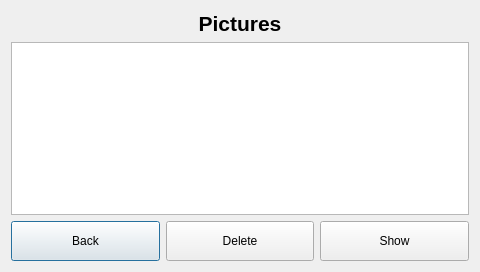
<?xml version="1.0" encoding="UTF-8"?>
<ui version="4.0">
 <class>picture_gallery</class>
 <widget class="QDialog" name="picture_gallery">
  <property name="geometry">
   <rect>
    <x>0</x>
    <y>0</y>
    <width>480</width>
    <height>272</height>
   </rect>
  </property>
  <property name="windowTitle">
   <string>Dialog</string>
  </property>
  <layout class="QHBoxLayout" name="horizontalLayout_2">
   <item>
    <layout class="QVBoxLayout" name="verticalLayout">
     <item>
      <widget class="QLabel" name="label">
       <property name="font">
        <font>
         <pointsize>16</pointsize>
         <weight>75</weight>
         <bold>true</bold>
        </font>
       </property>
       <property name="text">
        <string>Pictures</string>
       </property>
       <property name="alignment">
        <set>Qt::AlignCenter</set>
       </property>
      </widget>
     </item>
     <item>
      <widget class="QListWidget" name="listWidget"/>
     </item>
     <item>
      <layout class="QHBoxLayout" name="horizontalLayout">
       <item>
        <widget class="QPushButton" name="back_btn">
         <property name="sizePolicy">
          <sizepolicy hsizetype="Preferred" vsizetype="Preferred">
           <horstretch>0</horstretch>
           <verstretch>0</verstretch>
          </sizepolicy>
         </property>
         <property name="minimumSize">
          <size>
           <width>0</width>
           <height>40</height>
          </size>
         </property>
         <property name="text">
          <string>Back</string>
         </property>
        </widget>
       </item>
       <item>
        <widget class="QPushButton" name="delete_btn">
         <property name="sizePolicy">
          <sizepolicy hsizetype="Preferred" vsizetype="Preferred">
           <horstretch>0</horstretch>
           <verstretch>0</verstretch>
          </sizepolicy>
         </property>
         <property name="minimumSize">
          <size>
           <width>0</width>
           <height>40</height>
          </size>
         </property>
         <property name="text">
          <string>Delete</string>
         </property>
        </widget>
       </item>
       <item>
        <widget class="QPushButton" name="play_btn">
         <property name="minimumSize">
          <size>
           <width>0</width>
           <height>40</height>
          </size>
         </property>
         <property name="text">
          <string>Show</string>
         </property>
        </widget>
       </item>
      </layout>
     </item>
    </layout>
   </item>
  </layout>
 </widget>
 <resources/>
 <connections/>
</ui>
